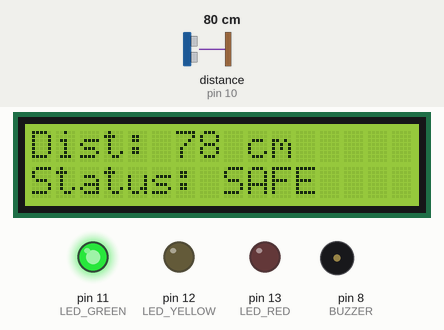
Bench run of a sketch on a simulated Arduino Uno, built with avr-gcc and run on an emulated ATmega328P. On the bench: 16×2 character LCD, output pins drawn as LEDs (lit = HIGH), buzzer (waves = sounding). Wiring (inferred from the names in the program): ultrasonic range finder: trigger pin 9; echo pin 10. The test bench sets the inputs (shaded band); at power-on: distance to the obstacle (sensor on pin 10) 80 cm. The echo pulse lasts 58.3 µs per cm; pins used as bus, display or sensor lines are not drawn; what the sketch prints to the serial monitor is not drawn.

Above: at 3.2 s.
3.3 s: distance to the obstacle (sensor on pin 10) set to 35 cm
At 3.9 s:
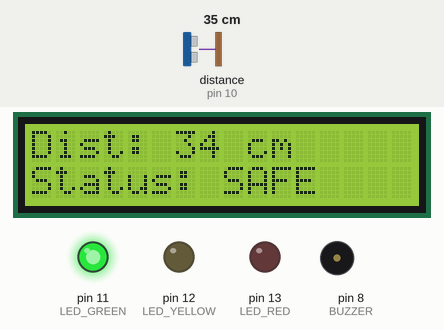
4.8 s: distance to the obstacle (sensor on pin 10) set to 29 cm
At 4.95 s:
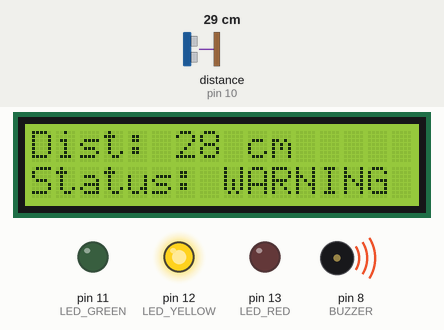
6.6 s: distance to the obstacle (sensor on pin 10) set to 18 cm
At 6.76 s:
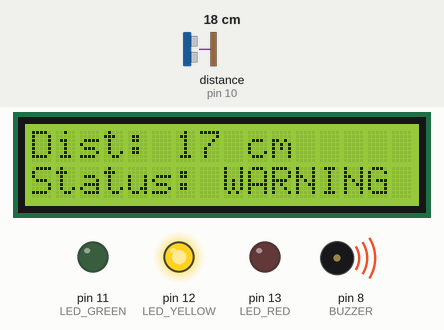
8.2 s: distance to the obstacle (sensor on pin 10) set to 14 cm
At 9.4 s:
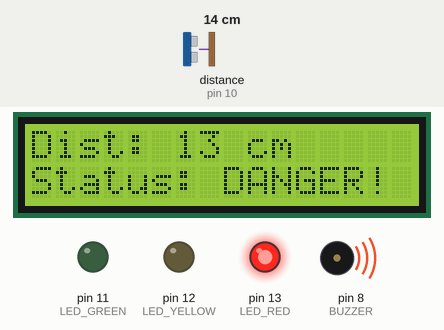
Timing chart, 0 to 10.8 s (numbered marks = the images above; inputs shaded):
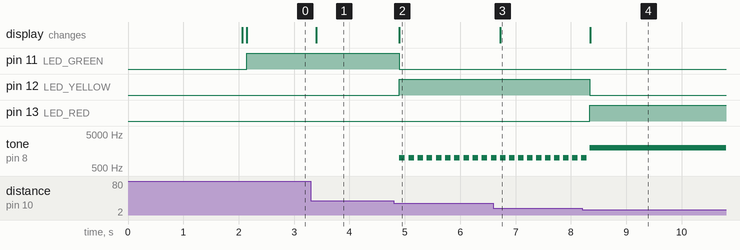

The sketch:

distance_alarm.ino
```cpp
// ── Libraries ────────────────────────────────
#include <LiquidCrystal.h>

// ── LCD pins ─────────────────────────────────
LiquidCrystal lcd(7, 6, 5, 4, 3, 2);

// ── Pin definitions ──────────────────────────
#define TRIG_PIN 9
#define ECHO_PIN 10
#define LED_GREEN 11
#define LED_YELLOW 12
#define LED_RED 13
#define BUZZER 8

// ── Setup ────────────────────────────────────
void setup() {
  Serial.begin(9600);
  lcd.begin(16, 2);
  lcd.print("Alarm Ready...");

  pinMode(TRIG_PIN, OUTPUT);
  pinMode(ECHO_PIN, INPUT);
  pinMode(LED_GREEN, OUTPUT);
  pinMode(LED_YELLOW, OUTPUT);
  pinMode(LED_RED, OUTPUT);
  pinMode(BUZZER, OUTPUT);

  delay(2000);
  lcd.clear();
}

// ── Get distance in cm (averaged) ────────────
long getDistance() {
  long total = 0;
  int samples = 5;

  for (int i = 0; i < samples; i++) {
    digitalWrite(TRIG_PIN, LOW);
    delayMicroseconds(2);
    digitalWrite(TRIG_PIN, HIGH);
    delayMicroseconds(10);
    digitalWrite(TRIG_PIN, LOW);

    long duration = pulseIn(ECHO_PIN, HIGH, 30000);
    if (duration == 0) {
      total += 999;
    } else {
      total += duration * 0.034 / 2;
    }
    delay(10);
  }

  return total / samples;
}

// ── Main loop ────────────────────────────────
void loop() {
  long distance = getDistance();

  // Print to serial monitor
  Serial.print("Distance: ");
  Serial.print(distance);
  Serial.println(" cm");

  // Update LCD line 1 — distance
  lcd.setCursor(0, 0);
  lcd.print("Dist: ");
  lcd.print(distance);
  lcd.print(" cm   ");

  // Turn off everything first
  digitalWrite(LED_GREEN, LOW);
  digitalWrite(LED_YELLOW, LOW);
  digitalWrite(LED_RED, LOW);
  noTone(BUZZER);

  // Alert zones
  if (distance > 30) {
    digitalWrite(LED_GREEN, HIGH);
    lcd.setCursor(0, 1);
    lcd.print("Status: SAFE    ");

  } else if (distance > 15) {
    digitalWrite(LED_YELLOW, HIGH);
    tone(BUZZER, 1000, 100);
    lcd.setCursor(0, 1);
    lcd.print("Status: WARNING ");

  } else {
    digitalWrite(LED_RED, HIGH);
    tone(BUZZER, 2000, 500);
    lcd.setCursor(0, 1);
    lcd.print("Status: DANGER! ");
  }

  delay(100);
}
```

Measured:
- the behaviour switches between 32 and 31 cm on distance to the obstacle (sensor on pin 10) (found by bisection; images 1 and 2)
- the behaviour switches between 17 and 16 cm on distance to the obstacle (sensor on pin 10) (found by bisection; images 3 and 4)
- after the input at 3.3 s, the display: changes after 0.10 s (image 1)
- after the input at 4.8 s, pin 11 (LED_GREEN): HIGH → LOW after 0.10 s; pin 12 (LED_YELLOW): LOW → HIGH after 0.10 s; tone on pin 8 (BUZZER): alternates 1000 Hz for 0.10 s and silent for 0.07 s, starting after 0.10 s; the display: changes after 0.10 s (image 2)
- after the input at 6.6 s, the display: changes after 0.12 s (image 3)
- after the input at 8.2 s, pin 12 (LED_YELLOW): HIGH → LOW after 0.14 s; pin 13 (LED_RED): LOW → HIGH after 0.14 s; the display: changes after 0.15 s (image 4)
